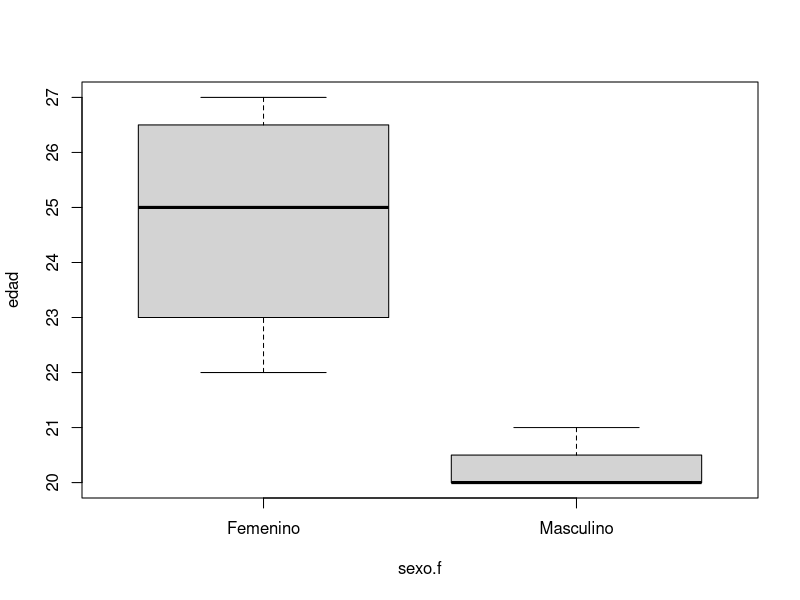

Generate this figure with R:
# NO olvidar borrar la memoria

rm(list = ls())

#---------------------------------
# 1. Funcion matrix
#---------------------------------

x<-1:10;x

# convertimos x en una matriz y R la rellena por columnas
dim(x)<-c(2,5);x

matrix(1:10, nrow=2, ncol=5, byrow=T)

#---------------------------------
# 2. Union de vectores
#---------------------------------

x<-1:3
y<-seq(0,10,length.out=3)
z<-rep(1,3)
x;y;z

cbind(x,y,z)
rbind(x,y,z)

A<-matrix(c(x,y,z),ncol=3)

cbind(A,c(1,0,1))
rbind(A,c(1,0,1))

cbind(A,1)

#---------------------------------
# 3. Funciones rownames y colnames
#---------------------------------

rownames(A)<-c("Christian","Paco","Juanma")
rownames(A)<-paste("Individuo",1:nrow(A),sep="")
colnames(A)<-c("nºhermanos","calificacion","MH")
A

# estas funciones te dan el tipo de dato
class(A)
attributes(A)

#---------------------------------
# 4. Acceso a elementos de matrices
#---------------------------------

A
A<-matrix(1:9,3,3);A
A[2,2]
A[1,]  
A[,3]
A[1:2,1:2]
A[,-3]  
A[-2,]  

# elimina primera fila y primera columna
A[-1,-1]

A[,-c(1,3)]
A>4  
B<-A  
B[A>3]<-NA;B

A<-matrix(seq(0,1,length.out=9),3,3)
A
A[5]

#---------------------------------
# 5. Arrays
#---------------------------------

x<-1:24
dim(x)<-c(3,4,2)
x

class(x)
attributes(x)

x<-array(1:24,dim=c(3,4,2))
x

x[2,2,1]
x[1,,2]
x[,,2]
x[,-2,1]

#---------------------------------
# 6. Operaciones con matrices
#---------------------------------

rm(list = ls())
A<-matrix(c(0,1,-1,2),2,2);A

A%*%A # producto matricial
A^2 # elemento a elemento

A^3
A*A*A

colSums(A)
rowSums(A)
colMeans(A)
rowMeans(A)

# resolver un sistema
A<-matrix(c(3,4,-1,5,-2,1,2,-2,1),3,3,byrow=T);A
b<-c(8,4,1)
solve(A) # inversa A
solve(A,b) # resolver el sistema

#---------------------------------
# 7. Funcion outer
#---------------------------------

f<-function(x,y) x+y
x<-c(1,0)
y<-c(2,5)

outer(x,y,f) # aplica a los eelementos x,y la funcion f

#---------------------------------
# 8. Ordenar matrices
#---------------------------------

x<-matrix(c(17,10,11,12,5,14,13,10,8),ncol=3);x
colnames(x)<-c("Sobresalientes","Notables","Aprobados");x

x[order(x[,1]),] # MUY importante
x[,order(x[2,])]

x[,1]<-sort(x[,1]) # MAL porque pierde el orden de la fila

x[rev(order(x[,1])),] # de mayor a menor

#---------------------------------
# 9. Factores
#---------------------------------

rm(list = ls())
civil<-c("solter@","viud@","casad@","solter@","viud@","divorciad@","casad@")
civil
civil.f<-factor(civil)
civil.f

factor(civil,levels=c("solter@","casad@","divorciad@","viud@"))

# etiquetas en factores
sexo<-c(1,2,2,1,2,1,1)
sexo.f<-factor(sexo,labels=c("Mujer","Hombre"));sexo.f

unclass(sexo.f)
levels(sexo.f)<-c("Femenino","Masculino")
sexo.f

edad<-c(24,20,21,27,20,22,26)
boxplot(edad~sexo.f)

tapply(edad,sexo.f,mean)
tapply(edad,sexo.f,summary)
